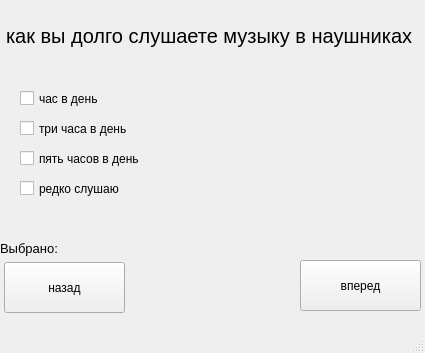
<?xml version="1.0" encoding="UTF-8"?>
<ui version="4.0">
 <class>MainWindow</class>
 <widget class="QMainWindow" name="MainWindow">
  <property name="geometry">
   <rect>
    <x>0</x>
    <y>0</y>
    <width>425</width>
    <height>353</height>
   </rect>
  </property>
  <property name="windowTitle">
   <string>MainWindow</string>
  </property>
  <widget class="QWidget" name="centralwidget">
   <widget class="QCheckBox" name="checkBox">
    <property name="geometry">
     <rect>
      <x>20</x>
      <y>90</y>
      <width>81</width>
      <height>17</height>
     </rect>
    </property>
    <property name="text">
     <string>час в день</string>
    </property>
   </widget>
   <widget class="QCheckBox" name="checkBox_2">
    <property name="geometry">
     <rect>
      <x>20</x>
      <y>120</y>
      <width>111</width>
      <height>17</height>
     </rect>
    </property>
    <property name="text">
     <string>три часа в день</string>
    </property>
    <property name="checked">
     <bool>false</bool>
    </property>
   </widget>
   <widget class="QLabel" name="label">
    <property name="geometry">
     <rect>
      <x>6</x>
      <y>20</y>
      <width>411</width>
      <height>31</height>
     </rect>
    </property>
    <property name="font">
     <font>
      <pointsize>15</pointsize>
     </font>
    </property>
    <property name="text">
     <string>как вы долго слушаете музыку в наушниках</string>
    </property>
   </widget>
   <widget class="QPushButton" name="btn_back">
    <property name="geometry">
     <rect>
      <x>4</x>
      <y>262</y>
      <width>121</width>
      <height>51</height>
     </rect>
    </property>
    <property name="text">
     <string>назад</string>
    </property>
   </widget>
   <widget class="QPushButton" name="btn_next">
    <property name="geometry">
     <rect>
      <x>300</x>
      <y>260</y>
      <width>121</width>
      <height>51</height>
     </rect>
    </property>
    <property name="text">
     <string>вперед</string>
    </property>
   </widget>
   <widget class="QLabel" name="label_selected">
    <property name="geometry">
     <rect>
      <x>0</x>
      <y>240</y>
      <width>221</width>
      <height>16</height>
     </rect>
    </property>
    <property name="font">
     <font>
      <family>Segoe UI</family>
      <pointsize>10</pointsize>
     </font>
    </property>
    <property name="text">
     <string>Выбрано:</string>
    </property>
   </widget>
   <widget class="QLabel" name="label_img">
    <property name="geometry">
     <rect>
      <x>210</x>
      <y>60</y>
      <width>211</width>
      <height>191</height>
     </rect>
    </property>
    <property name="text">
     <string/>
    </property>
   </widget>
   <widget class="QCheckBox" name="checkBox_3">
    <property name="geometry">
     <rect>
      <x>20</x>
      <y>150</y>
      <width>121</width>
      <height>17</height>
     </rect>
    </property>
    <property name="text">
     <string>пять часов в день</string>
    </property>
   </widget>
   <widget class="QCheckBox" name="checkBox_4">
    <property name="geometry">
     <rect>
      <x>20</x>
      <y>180</y>
      <width>101</width>
      <height>17</height>
     </rect>
    </property>
    <property name="text">
     <string>редко слушаю</string>
    </property>
   </widget>
  </widget>
  <widget class="QMenuBar" name="menubar">
   <property name="geometry">
    <rect>
     <x>0</x>
     <y>0</y>
     <width>425</width>
     <height>21</height>
    </rect>
   </property>
  </widget>
  <widget class="QStatusBar" name="statusbar"/>
 </widget>
 <resources/>
 <connections/>
</ui>
